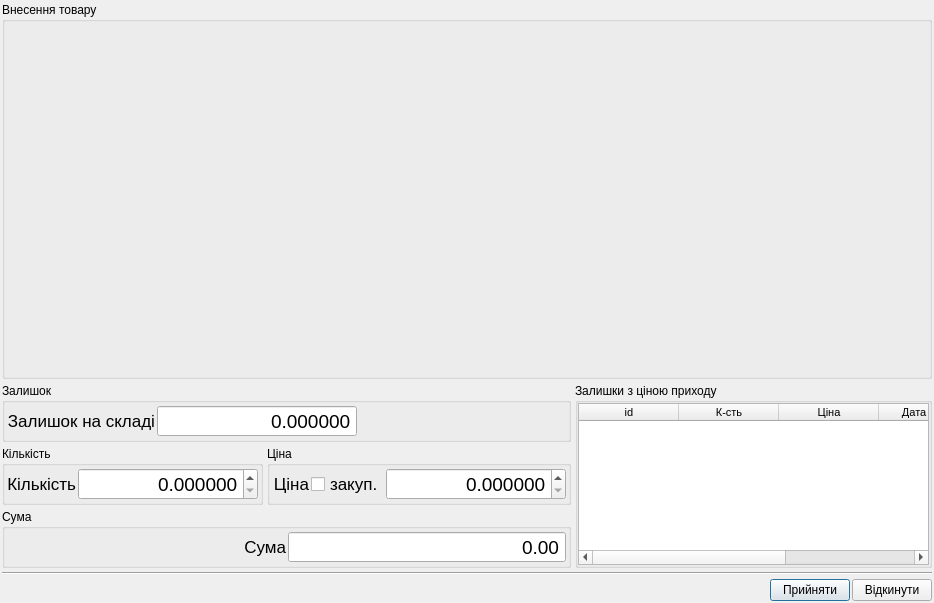
<?xml version="1.0" encoding="UTF-8"?>
<ui version="4.0">
 <class>UDialog_VnesTovaruVyhNakl_sklad</class>
 <widget class="QDialog" name="UDialog_VnesTovaruVyhNakl_sklad">
  <property name="geometry">
   <rect>
    <x>0</x>
    <y>0</y>
    <width>934</width>
    <height>603</height>
   </rect>
  </property>
  <property name="windowTitle">
   <string>Пошук товару для вихідної накладної</string>
  </property>
  <layout class="QVBoxLayout" name="verticalLayout_4">
   <property name="spacing">
    <number>4</number>
   </property>
   <property name="margin">
    <number>2</number>
   </property>
   <item>
    <widget class="QGroupBox" name="groupBox_naklTovPerelik">
     <property name="sizePolicy">
      <sizepolicy hsizetype="Preferred" vsizetype="Expanding">
       <horstretch>0</horstretch>
       <verstretch>0</verstretch>
      </sizepolicy>
     </property>
     <property name="title">
      <string>Внесення товару</string>
     </property>
     <layout class="QVBoxLayout" name="verticalLayout_2">
      <property name="spacing">
       <number>0</number>
      </property>
      <property name="margin">
       <number>0</number>
      </property>
      <item>
       <layout class="QVBoxLayout" name="verticalLayout_tovPerelikConteiner">
        <property name="spacing">
         <number>0</number>
        </property>
        <property name="sizeConstraint">
         <enum>QLayout::SetMaximumSize</enum>
        </property>
       </layout>
      </item>
     </layout>
    </widget>
   </item>
   <item>
    <layout class="QHBoxLayout" name="horizontalLayout_6">
     <item>
      <layout class="QVBoxLayout" name="verticalLayout">
       <item>
        <widget class="QGroupBox" name="groupBox_zalyshok">
         <property name="title">
          <string>Залишок</string>
         </property>
         <layout class="QHBoxLayout" name="horizontalLayout">
          <property name="spacing">
           <number>2</number>
          </property>
          <property name="margin">
           <number>2</number>
          </property>
          <item>
           <widget class="QLabel" name="label_zalyshok">
            <property name="font">
             <font>
              <pointsize>13</pointsize>
             </font>
            </property>
            <property name="text">
             <string>Залишок на складі</string>
            </property>
            <property name="alignment">
             <set>Qt::AlignRight|Qt::AlignTrailing|Qt::AlignVCenter</set>
            </property>
           </widget>
          </item>
          <item>
           <widget class="QDoubleSpinBox" name="doubleSpinBox_zalyshok">
            <property name="minimumSize">
             <size>
              <width>200</width>
              <height>0</height>
             </size>
            </property>
            <property name="font">
             <font>
              <pointsize>14</pointsize>
             </font>
            </property>
            <property name="frame">
             <bool>true</bool>
            </property>
            <property name="alignment">
             <set>Qt::AlignRight|Qt::AlignTrailing|Qt::AlignVCenter</set>
            </property>
            <property name="readOnly">
             <bool>true</bool>
            </property>
            <property name="buttonSymbols">
             <enum>QAbstractSpinBox::NoButtons</enum>
            </property>
            <property name="decimals">
             <number>6</number>
            </property>
            <property name="maximum">
             <double>100000.000000000000000</double>
            </property>
           </widget>
          </item>
          <item>
           <spacer name="horizontalSpacer">
            <property name="orientation">
             <enum>Qt::Horizontal</enum>
            </property>
            <property name="sizeHint" stdset="0">
             <size>
              <width>40</width>
              <height>20</height>
             </size>
            </property>
           </spacer>
          </item>
         </layout>
        </widget>
       </item>
       <item>
        <layout class="QHBoxLayout" name="horizontalLayout_4">
         <item>
          <widget class="QGroupBox" name="groupBox_kilkist">
           <property name="title">
            <string>Кількість</string>
           </property>
           <layout class="QHBoxLayout" name="horizontalLayout_2">
            <property name="spacing">
             <number>2</number>
            </property>
            <property name="margin">
             <number>2</number>
            </property>
            <item>
             <widget class="QLabel" name="label_kilkist">
              <property name="font">
               <font>
                <pointsize>13</pointsize>
               </font>
              </property>
              <property name="text">
               <string>Кількість</string>
              </property>
              <property name="alignment">
               <set>Qt::AlignRight|Qt::AlignTrailing|Qt::AlignVCenter</set>
              </property>
             </widget>
            </item>
            <item>
             <widget class="QDoubleSpinBox" name="doubleSpinBox_kilkist">
              <property name="minimumSize">
               <size>
                <width>180</width>
                <height>0</height>
               </size>
              </property>
              <property name="font">
               <font>
                <pointsize>14</pointsize>
               </font>
              </property>
              <property name="alignment">
               <set>Qt::AlignRight|Qt::AlignTrailing|Qt::AlignVCenter</set>
              </property>
              <property name="decimals">
               <number>6</number>
              </property>
              <property name="maximum">
               <double>100000.000000000000000</double>
              </property>
             </widget>
            </item>
           </layout>
          </widget>
         </item>
         <item>
          <widget class="QGroupBox" name="groupBox_cina">
           <property name="title">
            <string>Ціна</string>
           </property>
           <layout class="QHBoxLayout" name="horizontalLayout_3">
            <property name="spacing">
             <number>2</number>
            </property>
            <property name="margin">
             <number>2</number>
            </property>
            <item>
             <widget class="QLabel" name="label_cina">
              <property name="font">
               <font>
                <pointsize>13</pointsize>
               </font>
              </property>
              <property name="text">
               <string>Ціна</string>
              </property>
              <property name="alignment">
               <set>Qt::AlignRight|Qt::AlignTrailing|Qt::AlignVCenter</set>
              </property>
             </widget>
            </item>
            <item>
             <widget class="QCheckBox" name="checkBox_zakupCina">
              <property name="font">
               <font>
                <pointsize>13</pointsize>
               </font>
              </property>
              <property name="text">
               <string>закуп.</string>
              </property>
             </widget>
            </item>
            <item>
             <widget class="QDoubleSpinBox" name="doubleSpinBox_cina">
              <property name="minimumSize">
               <size>
                <width>180</width>
                <height>0</height>
               </size>
              </property>
              <property name="font">
               <font>
                <pointsize>14</pointsize>
               </font>
              </property>
              <property name="alignment">
               <set>Qt::AlignRight|Qt::AlignTrailing|Qt::AlignVCenter</set>
              </property>
              <property name="decimals">
               <number>6</number>
              </property>
              <property name="maximum">
               <double>100000.000000000000000</double>
              </property>
             </widget>
            </item>
           </layout>
          </widget>
         </item>
        </layout>
       </item>
       <item>
        <widget class="QGroupBox" name="groupBox_suma">
         <property name="title">
          <string>Сума</string>
         </property>
         <layout class="QHBoxLayout" name="horizontalLayout_5">
          <property name="spacing">
           <number>2</number>
          </property>
          <property name="margin">
           <number>2</number>
          </property>
          <item>
           <widget class="QLabel" name="label_suma">
            <property name="font">
             <font>
              <pointsize>13</pointsize>
             </font>
            </property>
            <property name="text">
             <string>Сума</string>
            </property>
            <property name="alignment">
             <set>Qt::AlignRight|Qt::AlignTrailing|Qt::AlignVCenter</set>
            </property>
           </widget>
          </item>
          <item>
           <widget class="QDoubleSpinBox" name="doubleSpinBox_suma">
            <property name="font">
             <font>
              <pointsize>14</pointsize>
             </font>
            </property>
            <property name="frame">
             <bool>true</bool>
            </property>
            <property name="alignment">
             <set>Qt::AlignRight|Qt::AlignTrailing|Qt::AlignVCenter</set>
            </property>
            <property name="readOnly">
             <bool>true</bool>
            </property>
            <property name="buttonSymbols">
             <enum>QAbstractSpinBox::NoButtons</enum>
            </property>
            <property name="decimals">
             <number>2</number>
            </property>
            <property name="maximum">
             <double>100000.000000000000000</double>
            </property>
           </widget>
          </item>
         </layout>
        </widget>
       </item>
      </layout>
     </item>
     <item>
      <widget class="QGroupBox" name="groupBox">
       <property name="title">
        <string>Залишки з ціною приходу</string>
       </property>
       <layout class="QVBoxLayout" name="verticalLayout_3">
        <property name="spacing">
         <number>0</number>
        </property>
        <property name="margin">
         <number>0</number>
        </property>
        <item>
         <widget class="QTableWidget" name="tableWidget_zalyshky">
          <property name="sizePolicy">
           <sizepolicy hsizetype="Expanding" vsizetype="Ignored">
            <horstretch>0</horstretch>
            <verstretch>0</verstretch>
           </sizepolicy>
          </property>
          <property name="font">
           <font>
            <pointsize>8</pointsize>
           </font>
          </property>
          <property name="editTriggers">
           <set>QAbstractItemView::NoEditTriggers</set>
          </property>
          <property name="selectionBehavior">
           <enum>QAbstractItemView::SelectRows</enum>
          </property>
          <column>
           <property name="text">
            <string>id</string>
           </property>
          </column>
          <column>
           <property name="text">
            <string>К-сть</string>
           </property>
          </column>
          <column>
           <property name="text">
            <string>Ціна</string>
           </property>
          </column>
          <column>
           <property name="text">
            <string>Дата прих.</string>
           </property>
          </column>
          <column>
           <property name="text">
            <string>Вх.Накл.</string>
           </property>
          </column>
         </widget>
        </item>
       </layout>
      </widget>
     </item>
    </layout>
   </item>
   <item>
    <widget class="Line" name="line">
     <property name="orientation">
      <enum>Qt::Horizontal</enum>
     </property>
    </widget>
   </item>
   <item>
    <layout class="QHBoxLayout" name="horizontalLayout_7">
     <property name="spacing">
      <number>2</number>
     </property>
     <item>
      <spacer name="horizontalSpacer_2">
       <property name="orientation">
        <enum>Qt::Horizontal</enum>
       </property>
       <property name="sizeHint" stdset="0">
        <size>
         <width>40</width>
         <height>20</height>
        </size>
       </property>
      </spacer>
     </item>
     <item>
      <widget class="QPushButton" name="pushButton_accept">
       <property name="text">
        <string>Прийняти</string>
       </property>
       <property name="icon">
        <iconset resource="../images/images_sklad.qrc">
         <normaloff>:/pictures/button_ok.png</normaloff>:/pictures/button_ok.png</iconset>
       </property>
      </widget>
     </item>
     <item>
      <widget class="QPushButton" name="pushButton_reject">
       <property name="text">
        <string>Відкинути</string>
       </property>
       <property name="icon">
        <iconset resource="../images/images_sklad.qrc">
         <normaloff>:/pictures/button_cancel.png</normaloff>:/pictures/button_cancel.png</iconset>
       </property>
      </widget>
     </item>
    </layout>
   </item>
  </layout>
 </widget>
 <resources>
  <include location="../images/images_sklad.qrc"/>
 </resources>
 <connections/>
</ui>
